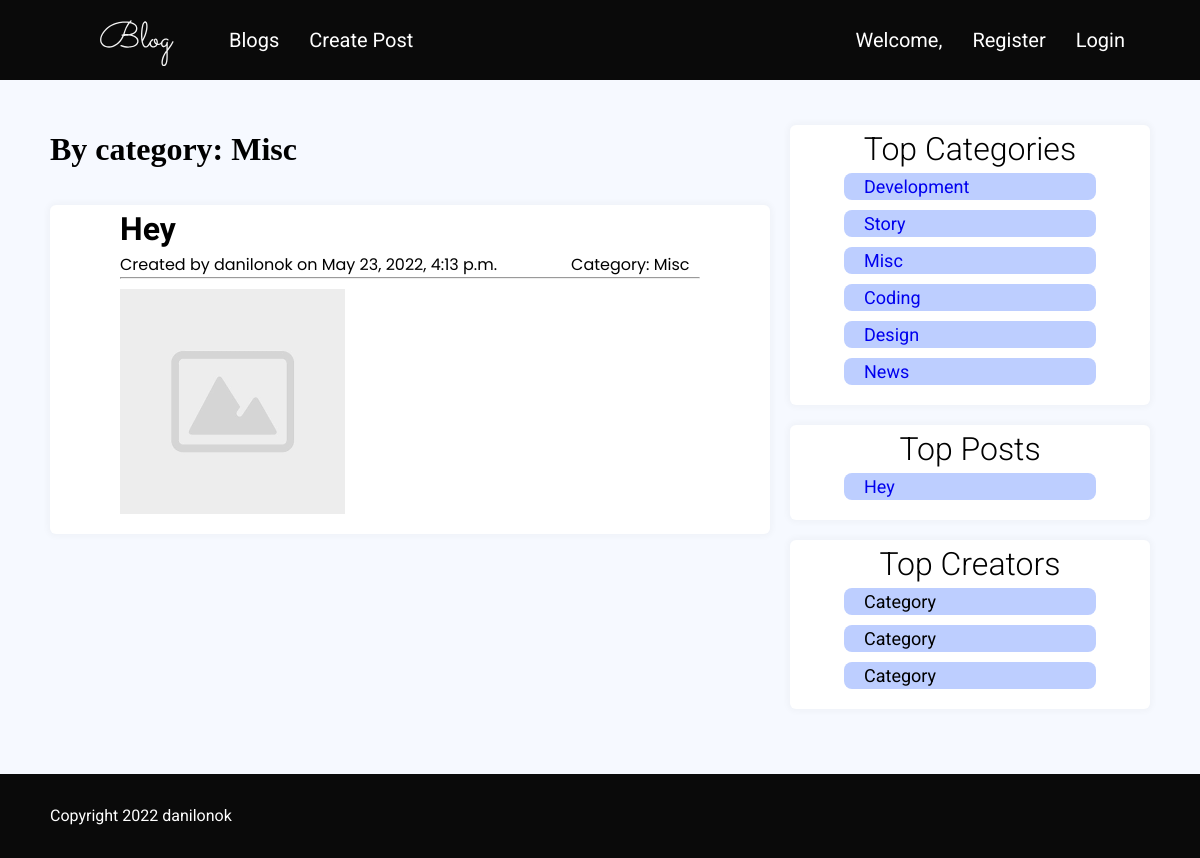
/category_posts/4, run on an earlier commit of the app's database.
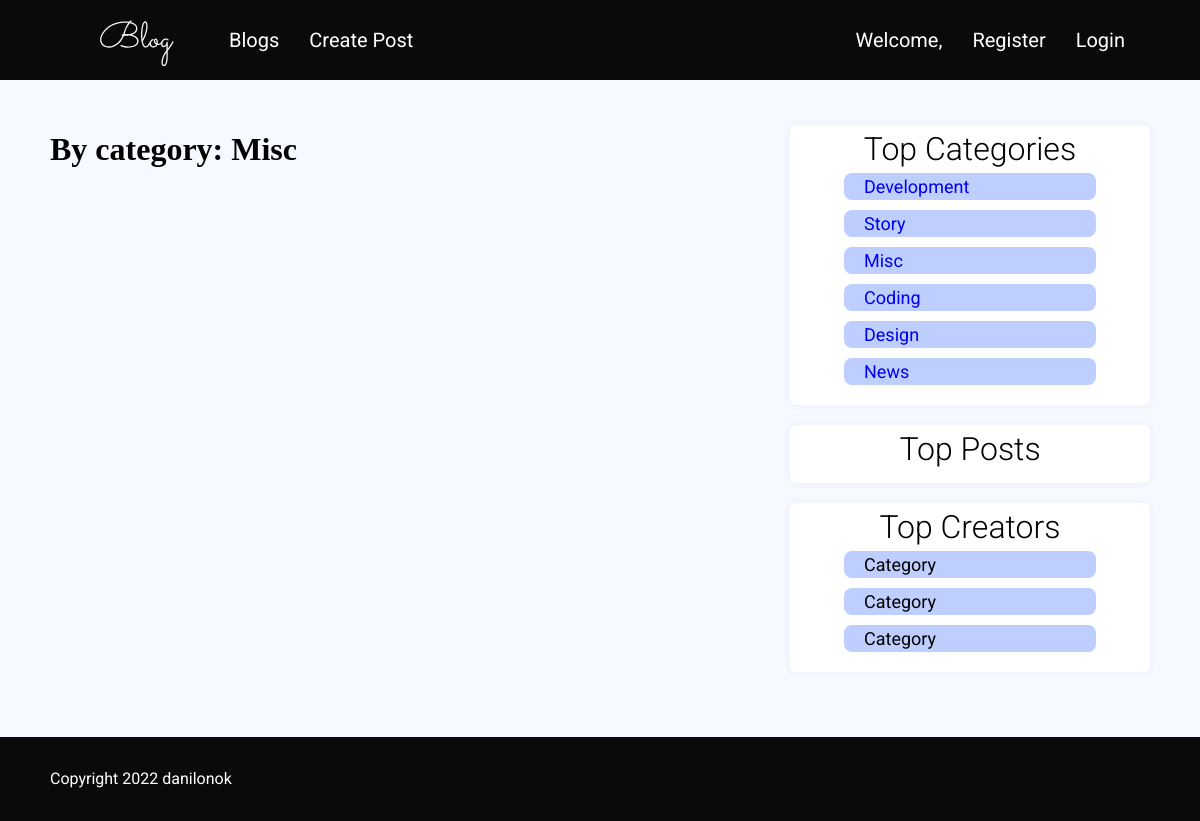
And on a later commit of the database.
### blog/models.py (models this page shows, shortened)
class Post(models.Model):
    header_text = models.CharField(max_length=200)
    content_text = RichTextField(blank=True, null = True)
    category = models.ForeignKey(Category, on_delete=models.SET_DEFAULT, default=4)
    image = models.ImageField(upload_to= 'blogImages/', default='default.jpg')
    author = models.ForeignKey(User, on_delete= models.CASCADE, related_name='blog_posts')
    pub_date = models.DateTimeField('date_published')

class Category(models.Model):
    category_name = models.CharField(max_length=50)
    def __str__(self):
        return  self.category_name

### blog/views.py (the view)
# urls.py: path("category_posts/<int:category_id>", views.category_posts, name="category_posts"),
def category_posts(request, category_id):
    category = Category.objects.filter(id=category_id)[0]
    posts = Post.objects.filter(category = category_id)
    categories_list = Category.objects.all()
    context = {
        'post_list': posts,
        'category':category,
        'categories_list':categories_list,
    }
    return render(request, 'blog/category_posts.html', context)

### blog/templates/blog/category_posts.html
{% extends 'blog/base.html' %}
{% block main_content %}
<main>
        <div class="column">
            <div class="card-container">
                <h1>By category: {{category}}</h1>
                {% for post in post_list %}
                <div class="single-card">
                    <h1><a href="{% url 'blog:post' post.id %}">{{post.header_text}}</a> </h1>
                    <span class="creator-date">Created by {{post.author}} on {{post.pub_date}}</span>
                    <span class="creator-date">Category: {{post.category}}</span>
                    <hr>
                    <img src="{{post.image.url}}" alt="" srcset="">
                    <p class="main-text">{{post.content_text|truncatewords_html:20|safe}}</p>
                </div>
                {% endfor %}
            </div>
        </div>
        <div class="column">
            <div class="categories-container">
                <h1>Top Categories</h1>
                <nav>
                    <ul>
                        {% for category in categories_list %}
                        <li><a href="{% url 'blog:category_posts' category.id %}">{{category.category_name}}</a></li>
                        {% endfor %}
                    </ul>
                </nav>
            </div>
            <div class="categories-container">
                <h1>Top Posts</h1>
                <nav>
                    <ul>
                        {% for post in post_list %}
                        <li><a href="{% url 'blog:post' post.id %}">{{post.header_text}}</a></li>
                        {% endfor %}
                    </ul>
                </nav>
            </div>
            <div class="categories-container">
                <h1>Top Creators</h1>
                <nav>
                    <ul>
                        <li><a>Category</a></li>
                        <li><a>Category</a></li>
                        <li><a>Category</a></li>
                    </ul>
                </nav>
            </div>
        </div>
    </main>
{% endblock %}

What changed in the data, as far as the page shows it:
no longer on this page (row edited): Post: header_text "Hey", author "danilonok", pub_date "May 23, 2022, 4:13 p.m.", category "Misc", image (placeholder picture)
